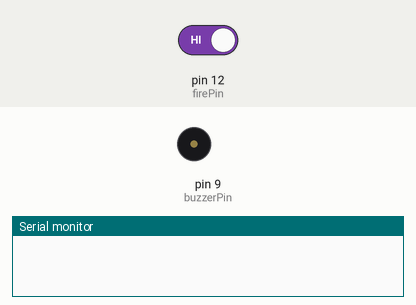
Simulated run of this sketch. Board: Arduino Uno, built with avr-gcc and run on an emulated ATmega328P. Shown: buzzer (waves = sounding, pin HIGH), the last lines printed to the serial monitor. The inputs (shaded band) are chosen by the test bench; at power-on: pin 12 (firePin) HIGH.

Above: at 1.2 s.
1.3 s: pin 12 (firePin) driven LOW
At 1.7 s:
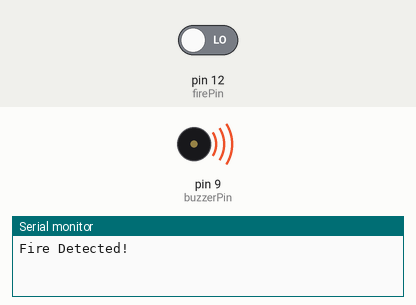
4.3 s: pin 12 (firePin) driven HIGH
At 4.9 s:
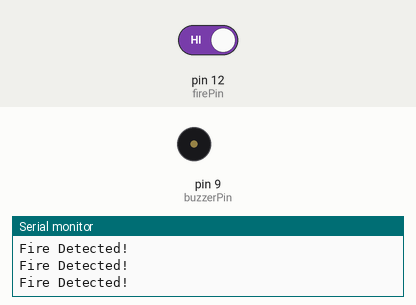
Timing chart, 0 to 7.3 s (numbered marks = the images above; inputs shaded):
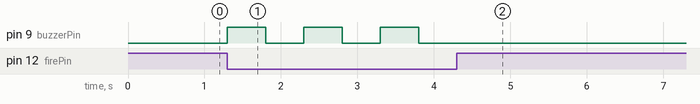

The sketch:

sketch_nov11a.ino
```cpp
#define buzzerPin 9
#define firePin 12
void setup()
{
  Serial.begin(9600);
  pinMode(buzzerPin, OUTPUT);
  pinMode(firePin, INPUT);
}

void loop()
{
  if(!(digitalRead(firePin)))
  {
    Serial.println("Fire Detected!");
    digitalWrite(buzzerPin, HIGH);
    delay(500);
    digitalWrite(buzzerPin, LOW);
    delay(500);
  }
}
```

Measured:
- after the input at 1.3 s, pin 9 (buzzerPin): alternates HIGH for 0.50 s and LOW for 0.50 s, starting at once
- after the input at 4.3 s, pin 9 (buzzerPin): stops changing and stays LOW
